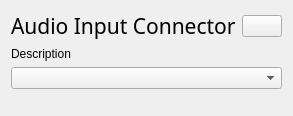
            <widget class="QWidget" name="audioInPage" >
             <layout class="QGridLayout" >
              <item row="0" column="0" >
               <layout class="QHBoxLayout" >
                <property name="spacing" >
                 <number>6</number>
                </property>
                <property name="leftMargin" >
                 <number>0</number>
                </property>
                <property name="topMargin" >
                 <number>0</number>
                </property>
                <property name="rightMargin" >
                 <number>0</number>
                </property>
                <property name="bottomMargin" >
                 <number>0</number>
                </property>
                <item>
                 <widget class="QLabel" name="audioInLabel" >
                  <property name="font" >
                   <font>
                    <family>Sans Serif</family>
                    <pointsize>16</pointsize>
                    <weight>75</weight>
                    <italic>false</italic>
                    <bold>true</bold>
                    <underline>false</underline>
                    <strikeout>false</strikeout>
                   </font>
                  </property>
                  <property name="text" >
                   <string>&lt;html>&lt;head>&lt;meta name="qrichtext" content="1" />&lt;style type="text/css">
p, li { white-space: pre-wrap; }
&lt;/style>&lt;/head>&lt;body style=" font-family:'Sans Serif'; font-size:16pt; font-weight:600; font-style:normal;">
&lt;p style=" margin-top:0px; margin-bottom:0px; margin-left:0px; margin-right:0px; -qt-block-indent:0; text-indent:0px;">&lt;span style=" font-weight:400;">Audio Input Connector&lt;/span>&lt;/p>&lt;/body>&lt;/html></string>
                  </property>
                 </widget>
                </item>
                <item>
                 <widget class="QPushButton" name="audioInUnplugButton" >
                  <property name="sizePolicy" >
                   <sizepolicy vsizetype="Fixed" hsizetype="Fixed" >
                    <horstretch>0</horstretch>
                    <verstretch>0</verstretch>
                   </sizepolicy>
                  </property>
                  <property name="icon" >
                   <iconset>eject.png</iconset>
                  </property>
                 </widget>
                </item>
               </layout>
              </item>
              <item row="1" column="0" >
               <widget class="QLabel" name="audioInDescLabel" >
                <property name="text" >
                 <string>Description</string>
                </property>
                <property name="wordWrap" >
                 <bool>true</bool>
                </property>
               </widget>
              </item>
              <item row="2" column="0" >
               <widget class="QComboBox" name="audioInPluggableBox" >
                <property name="sizePolicy" >
                 <sizepolicy vsizetype="Minimum" hsizetype="Minimum" >
                  <horstretch>0</horstretch>
                  <verstretch>0</verstretch>
                 </sizepolicy>
                </property>
                <property name="editable" >
                 <bool>false</bool>
                </property>
                <property name="maxCount" >
                 <number>100</number>
                </property>
                <property name="insertPolicy" >
                 <enum>QComboBox::InsertAtTop</enum>
                </property>
                <property name="sizeAdjustPolicy" >
                 <enum>QComboBox::AdjustToMinimumContentsLength</enum>
                </property>
                <property name="minimumContentsLength" >
                 <number>20</number>
                </property>
               </widget>
              </item>
              <item row="3" column="0" >
               <spacer>
                <property name="orientation" >
                 <enum>Qt::Vertical</enum>
                </property>
                <property name="sizeHint" >
                 <size>
                  <width>211</width>
                  <height>16</height>
                 </size>
                </property>
               </spacer>
              </item>
             </layout>
            </widget>
